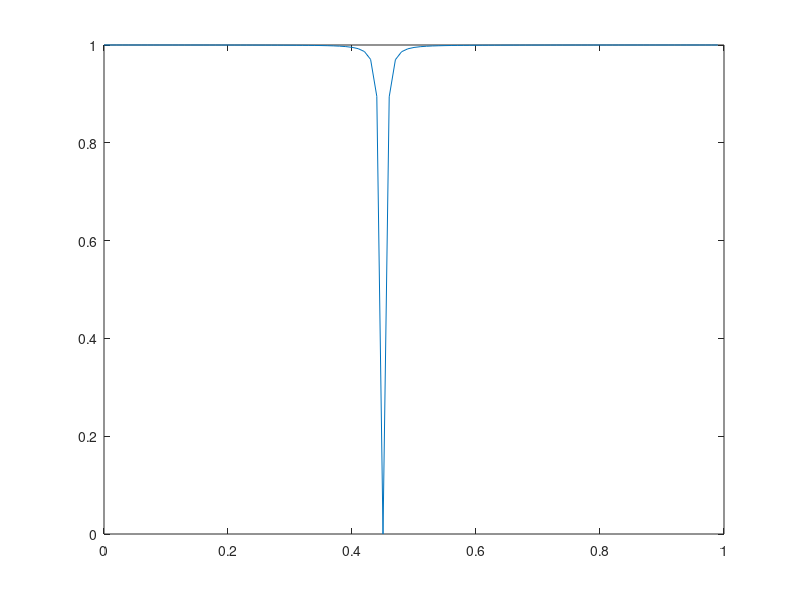
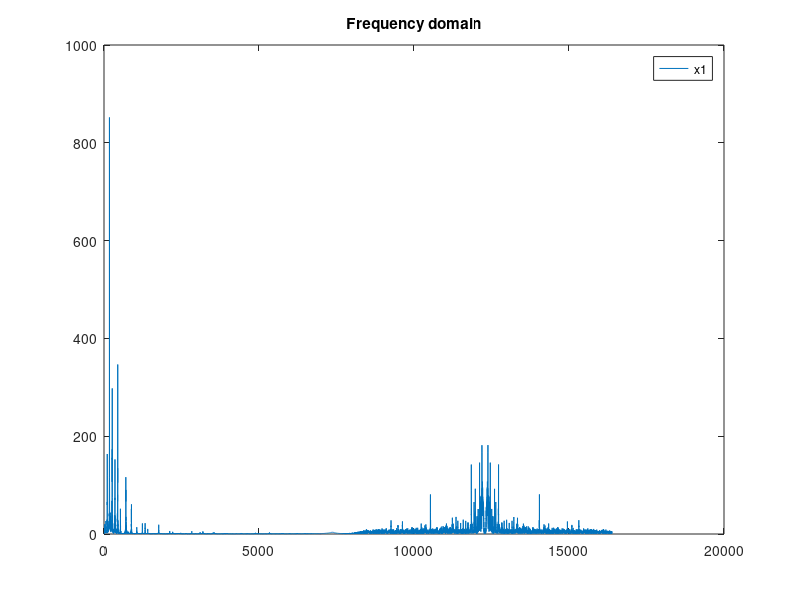

Write the MATLAB code that produced these figures, in order.
%second order notch filter, block A
clc
clear all
close all

load('projsignal1.mat');
%this is the input
rs = rs(1:25E3);%only take the first 25000 data point
fs1 = 32.768e3;
%beta = cos(2*pi*(4915/fs1));
beta = cos(2*pi*(7372.8/fs1));
notch_bw = 0.01*pi;%changed to a wider bandwidth
alpha = (1/cos(notch_bw)) - sqrt((1)/((cos(notch_bw))^2)-1);



num_A  = ((1+alpha)/2).*[1 -2*beta 1];
dem_A = [1 -beta*(1+alpha) alpha];

%filter characteristic
[hA, wA] = freqz(num_A, dem_A, 1E2);
%magnitude plot
plot(wA/pi, abs(hA));



y = filter(num_A, dem_A, rs);

figure;

fs1 = 32.768e3;
%fs2 = 4.8;
N=25000;
X1_mags = abs(fft(y));
%X2_mags = abs(fft(x2));
%Y1_mags = abs(fft(y1));
%Y2_mags = abs(fft(y2));
fax_bins = [0 : N-1]; %frequency axis in bins
N_2 = ceil(N/2);
plot(fax_bins(1:N_2)*fs1/N, X1_mags(1:N_2));
legend('x1');

title('Frequency domain');
